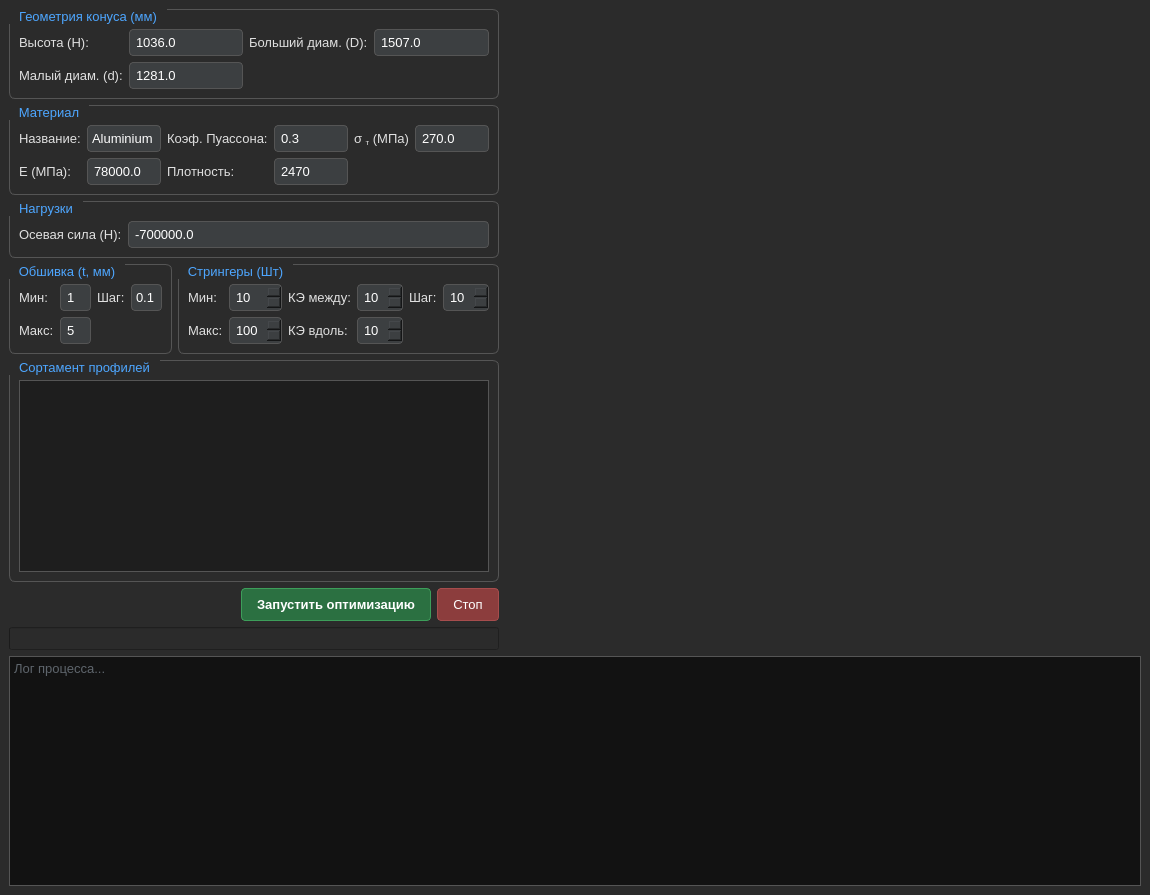
<?xml version="1.0" encoding="UTF-8"?>
<ui version="4.0">
 <class>MainWindow</class>
 <widget class="QMainWindow" name="MainWindow">
  <property name="geometry">
   <rect>
    <x>0</x>
    <y>0</y>
    <width>1150</width>
    <height>895</height>
   </rect>
  </property>
  <property name="windowTitle">
   <string>RocketShell Optimizer</string>
  </property>
  <property name="styleSheet">
   <string notr="true">
/* --- Общий фон --- */
QWidget { background-color: #2b2b2b; color: #e0e0e0; font-family: &quot;Segoe UI&quot;; font-size: 10pt; }
QGroupBox { border: 1px solid #555555; border-radius: 6px; margin-top: 1.2em; padding-top: 10px; }
QGroupBox::title { subcontrol-origin: margin; subcontrol-position: top left; padding: 0 8px; color: #4da6ff; font-weight: bold; }
QSpinBox, QLineEdit { background-color: #3c3f41; border: 1px solid #555555; border-radius: 4px; padding: 4px; color: #ffffff; }
QSpinBox:focus, QLineEdit:focus { border: 1px solid #4da6ff; }
QPushButton { background-color: #45494a; border: 1px solid #555555; border-radius: 4px; padding: 8px 15px; color: #e0e0e0; }
QPushButton#btn_run { background-color: #2b7041; border: 1px solid #3d9e5a; color: white; font-weight: bold; }
QPushButton#btn_run:hover { background-color: #358c51; }
QPushButton#btn_stop { background-color: #8c3d3d; border: 1px solid #a64d4d; color: white;}
QTableWidget { background-color: #1e1e1e; alternate-background-color: #2a2d2e; gridline-color: #3c3f41; border: 1px solid #555555; }
QHeaderView::section { background-color: #3c3f41; color: white; padding: 5px; font-weight: bold; border: 1px solid #555555; }
QTextEdit#log_output { background-color: #121212; color: #a9b7c6; font-family: &quot;Consolas&quot;, monospace; border: 1px solid #555555; }
</string>
  </property>
  <widget class="QWidget" name="centralwidget">
   <layout class="QVBoxLayout" name="verticalLayout_main">
    <item>
     <layout class="QHBoxLayout" name="horizontalLayout_top" stretch="1,3">
      <item>
       <layout class="QVBoxLayout" name="verticalLayout_left">
        <item>
         <widget class="QGroupBox" name="group_geometry">
          <property name="title">
           <string>Геометрия конуса (мм)</string>
          </property>
          <layout class="QGridLayout" name="gridLayout">
           <item row="0" column="2">
            <widget class="QLabel" name="lbl_geom_dl">
             <property name="text">
              <string>Больший диам. (D):</string>
             </property>
            </widget>
           </item>
           <item row="1" column="0">
            <widget class="QLabel" name="lbl_geom_ds">
             <property name="text">
              <string>Малый диам. (d):</string>
             </property>
            </widget>
           </item>
           <item row="0" column="0">
            <widget class="QLabel" name="lbl_geom_h">
             <property name="text">
              <string>Высота (H):</string>
             </property>
            </widget>
           </item>
           <item row="1" column="1">
            <widget class="QLineEdit" name="sb_d_small">
             <property name="text">
              <string>1281.0</string>
             </property>
            </widget>
           </item>
           <item row="0" column="1">
            <widget class="QLineEdit" name="sb_height">
             <property name="text">
              <string>1036.0</string>
             </property>
            </widget>
           </item>
           <item row="0" column="3">
            <widget class="QLineEdit" name="sb_d_large">
             <property name="text">
              <string>1507.0</string>
             </property>
            </widget>
           </item>
          </layout>
         </widget>
        </item>
        <item>
         <widget class="QGroupBox" name="group_material">
          <property name="title">
           <string>Материал</string>
          </property>
          <layout class="QGridLayout" name="gridLayout_2">
           <item row="0" column="1">
            <widget class="QLineEdit" name="txt_mat_name">
             <property name="text">
              <string>Aluminium</string>
             </property>
            </widget>
           </item>
           <item row="0" column="0">
            <widget class="QLabel" name="lbl_mat_name">
             <property name="text">
              <string>Название:</string>
             </property>
            </widget>
           </item>
           <item row="0" column="3">
            <widget class="QLineEdit" name="sb_mat_nu">
             <property name="text">
              <string>0.3</string>
             </property>
            </widget>
           </item>
           <item row="1" column="0">
            <widget class="QLabel" name="lbl_mat_e">
             <property name="text">
              <string>E (МПа):</string>
             </property>
            </widget>
           </item>
           <item row="0" column="2">
            <widget class="QLabel" name="lbl_mat_nu">
             <property name="text">
              <string>Коэф. Пуассона:</string>
             </property>
            </widget>
           </item>
           <item row="1" column="1">
            <widget class="QLineEdit" name="sb_mat_e">
             <property name="text">
              <string>78000.0</string>
             </property>
            </widget>
           </item>
           <item row="1" column="2">
            <widget class="QLabel" name="lbl_mat_density">
             <property name="text">
              <string>Плотность:</string>
             </property>
            </widget>
           </item>
           <item row="1" column="3">
            <widget class="QLineEdit" name="sb_mat_density">
             <property name="text">
              <string>2470</string>
             </property>
            </widget>
           </item>
           <item row="0" column="4">
            <widget class="QLabel" name="lbl_mat_sigma">
             <property name="text">
              <string>&lt;html&gt;&lt;head/&gt;&lt;body&gt;&lt;p&gt;σ &lt;span style=&quot; vertical-align:sub;&quot;&gt;т&lt;/span&gt; (МПа)&lt;/p&gt;&lt;/body&gt;&lt;/html&gt;</string>
             </property>
            </widget>
           </item>
           <item row="0" column="5">
            <widget class="QLineEdit" name="sb_mat_sigma">
             <property name="text">
              <string>270.0</string>
             </property>
            </widget>
           </item>
          </layout>
         </widget>
        </item>
        <item>
         <widget class="QGroupBox" name="group_loads">
          <property name="title">
           <string>Нагрузки</string>
          </property>
          <layout class="QFormLayout" name="form_loads">
           <item row="0" column="0">
            <widget class="QLabel" name="lbl_load_force">
             <property name="text">
              <string>Осевая сила (Н):</string>
             </property>
            </widget>
           </item>
           <item row="0" column="1">
            <widget class="QLineEdit" name="sb_load">
             <property name="text">
              <string>-700000.0</string>
             </property>
            </widget>
           </item>
          </layout>
         </widget>
        </item>
        <item>
         <layout class="QHBoxLayout" name="horizontalLayout_ranges" stretch="1,1">
          <item>
           <widget class="QGroupBox" name="group_skin">
            <property name="title">
             <string>Обшивка (t, мм)</string>
            </property>
            <layout class="QGridLayout" name="gridLayout_3">
             <item row="1" column="1">
              <widget class="QLineEdit" name="sb_thick_max">
               <property name="text">
                <string>5</string>
               </property>
              </widget>
             </item>
             <item row="0" column="1">
              <widget class="QLineEdit" name="sb_thick_min">
               <property name="text">
                <string>1</string>
               </property>
              </widget>
             </item>
             <item row="1" column="0">
              <widget class="QLabel" name="lbl_skin_max">
               <property name="text">
                <string>Макс:</string>
               </property>
              </widget>
             </item>
             <item row="0" column="0">
              <widget class="QLabel" name="lbl_skin_min">
               <property name="text">
                <string>Мин:</string>
               </property>
              </widget>
             </item>
             <item row="0" column="2">
              <widget class="QLabel" name="lbl_skin_step">
               <property name="text">
                <string>Шаг:</string>
               </property>
              </widget>
             </item>
             <item row="0" column="3">
              <widget class="QLineEdit" name="sb_thick_step">
               <property name="text">
                <string>0.1</string>
               </property>
              </widget>
             </item>
            </layout>
           </widget>
          </item>
          <item>
           <widget class="QGroupBox" name="group_stringers">
            <property name="title">
             <string>Стрингеры (Шт)</string>
            </property>
            <layout class="QGridLayout" name="gridLayout_4">
             <item row="0" column="0">
              <widget class="QLabel" name="lbl_str_min">
               <property name="text">
                <string>Мин:</string>
               </property>
              </widget>
             </item>
             <item row="1" column="1">
              <widget class="QSpinBox" name="sb_str_max">
               <property name="maximum">
                <number>500</number>
               </property>
               <property name="value">
                <number>100</number>
               </property>
              </widget>
             </item>
             <item row="0" column="1">
              <widget class="QSpinBox" name="sb_str_min">
               <property name="maximum">
                <number>500</number>
               </property>
               <property name="value">
                <number>10</number>
               </property>
              </widget>
             </item>
             <item row="1" column="0">
              <widget class="QLabel" name="lbl_str_max">
               <property name="text">
                <string>Макс:</string>
               </property>
              </widget>
             </item>
             <item row="1" column="2">
              <widget class="QLabel" name="lbl_str_along">
               <property name="text">
                <string>КЭ вдоль:</string>
               </property>
              </widget>
             </item>
             <item row="0" column="2">
              <widget class="QLabel" name="lbl_str_eb">
               <property name="text">
                <string>КЭ между:</string>
               </property>
              </widget>
             </item>
             <item row="0" column="3">
              <widget class="QSpinBox" name="sb_elements_between">
               <property name="value">
                <number>10</number>
               </property>
              </widget>
             </item>
             <item row="1" column="3">
              <widget class="QSpinBox" name="sb_str_along">
               <property name="value">
                <number>10</number>
               </property>
              </widget>
             </item>
             <item row="0" column="4">
              <widget class="QLabel" name="lbl_str_step">
               <property name="text">
                <string>Шаг:</string>
               </property>
              </widget>
             </item>
             <item row="0" column="5">
              <widget class="QSpinBox" name="sb_str_step">
               <property name="value">
                <number>10</number>
               </property>
              </widget>
             </item>
            </layout>
           </widget>
          </item>
         </layout>
        </item>
        <item>
         <widget class="QGroupBox" name="group_assortment">
          <property name="title">
           <string>Сортамент профилей</string>
          </property>
          <layout class="QVBoxLayout">
           <item>
            <widget class="QTableWidget" name="table_profiles"/>
           </item>
          </layout>
         </widget>
        </item>
        <item>
         <layout class="QHBoxLayout">
          <item>
           <spacer name="horizontalSpacer">
            <property name="orientation">
             <enum>Qt::Horizontal</enum>
            </property>
            <property name="sizeHint" stdset="0">
             <size>
              <width>40</width>
              <height>20</height>
             </size>
            </property>
           </spacer>
          </item>
          <item>
           <widget class="QPushButton" name="btn_run">
            <property name="text">
             <string>Запустить оптимизацию</string>
            </property>
           </widget>
          </item>
          <item>
           <widget class="QPushButton" name="btn_stop">
            <property name="text">
             <string>Стоп</string>
            </property>
           </widget>
          </item>
         </layout>
        </item>
        <item>
         <widget class="QProgressBar" name="progressBar"/>
        </item>
       </layout>
      </item>
      <item>
       <layout class="QVBoxLayout" name="layout_plot"/>
      </item>
     </layout>
    </item>
    <item>
     <widget class="QTextEdit" name="log_output">
      <property name="placeholderText">
       <string>Лог процесса...</string>
      </property>
     </widget>
    </item>
   </layout>
  </widget>
 </widget>
 <resources/>
 <connections/>
</ui>
